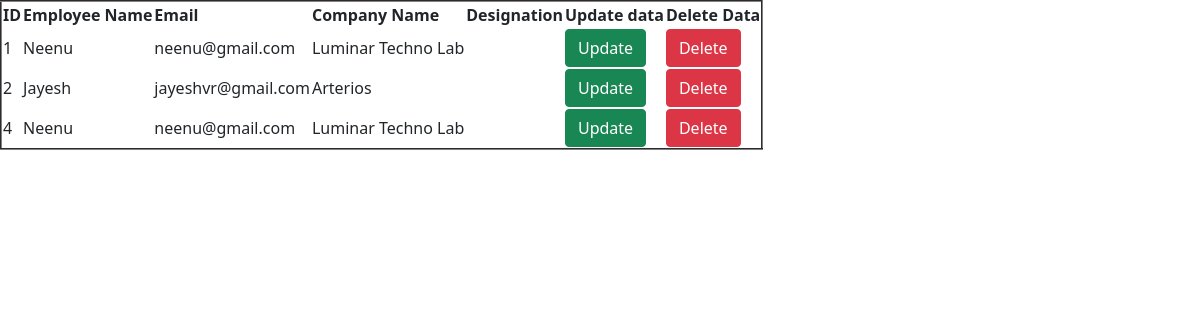
/djangoapp/empdisplay/, run on the app's committed database.
### djangoapp/models.py (models this page shows)
class emp_register(models.Model):
    emp_name=models.CharField(max_length=20)
    email=models.EmailField()
    company_name=models.CharField(max_length=50)
    designation=models.CharField(max_length=50)
    password=models.CharField(max_length=25)

### djangoapp/views.py (the view)
# urls.py: path('empdisplay/',emp_display),
def emp_display(request):
    a=emp_register.objects.all() #return a tuple of data
    return render(request,'empdisplay.html',{'data':a})

### djangoapp/templates/empdisplay.html (shortened to what this page needs)
<!DOCTYPE html>
<html lang="en">
<head>
    <link href="https://cdn.jsdelivr.net/npm/bootstrap@5.0.2/dist/css/bootstrap.min.css" rel="stylesheet">
</head>
<body>
<table border="2">
  <tr>
      <th>ID</th>
      <th>Employee Name</th>
      <th>Email</th>
      <th>Company Name</th>
      <th>Designation</th>
      <th>Update data</th>
      <th>Delete Data</th>
  </tr>
  {% for i in data %}
    <tr>
        <td>{{i.id}}</td>
        <td>{{i.emp_name}}</td>
        <td>{{i.email}}</td>
        <td>{{i.company_name}}</td>
        <td>{{designation}}</td>
        <td><a href="http://127.0.0.1:8000/djangoapp/emp_update/{{i.id}}" class="btn btn-success">Update</a></td>
        <td><a href="http://127.0.0.1:8000/djangoapp/emp_delete/{{i.id}}" class="btn btn-danger">Delete</a></td>
    </tr>
  {% endfor %}
</table>
</body>
</html>

### data on the page
emp_register: id "1", emp_name "Neenu", email "neenu@gmail.com", company_name "Luminar Techno Lab"
emp_register: id "2", emp_name "Jayesh", email "jayeshvr@gmail.com", company_name "Arterios"
emp_register: id "4", emp_name "Neenu", email "neenu@gmail.com", company_name "Luminar Techno Lab"
